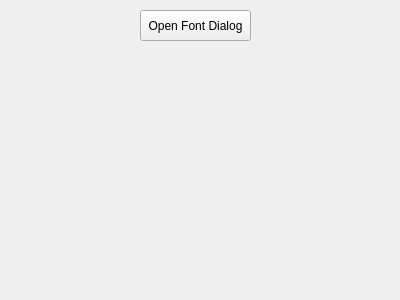
<?xml version="1.0" encoding="UTF-8"?>
<ui version="4.0">
 <class>MainWindow</class>
 <widget class="QMainWindow" name="MainWindow">
  <property name="geometry">
   <rect>
    <x>0</x>
    <y>0</y>
    <width>400</width>
    <height>300</height>
   </rect>
  </property>
  <property name="windowTitle">
   <string>MainWindow</string>
  </property>
  <widget class="QWidget" name="centralWidget">
   <widget class="QPushButton" name="pushButton">
    <property name="geometry">
     <rect>
      <x>140</x>
      <y>10</y>
      <width>111</width>
      <height>31</height>
     </rect>
    </property>
    <property name="text">
     <string>Open Font Dialog</string>
    </property>
   </widget>
  </widget>
 </widget>
 <layoutdefault spacing="6" margin="11"/>
 <resources/>
 <connections/>
</ui>
